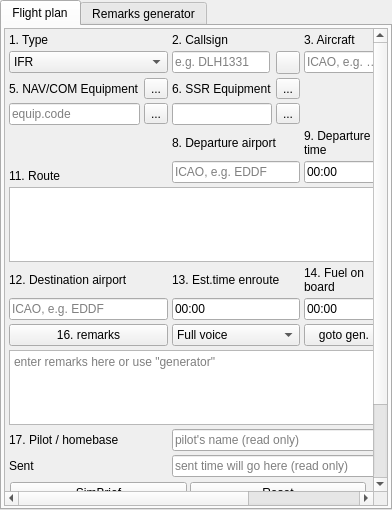
<?xml version="1.0" encoding="UTF-8"?>
<ui version="4.0">
 <class>CFlightPlanComponent</class>
 <widget class="QTabWidget" name="CFlightPlanComponent">
  <property name="geometry">
   <rect>
    <x>0</x>
    <y>0</y>
    <width>392</width>
    <height>510</height>
   </rect>
  </property>
  <property name="windowTitle">
   <string>Flight plan</string>
  </property>
  <property name="currentIndex">
   <number>0</number>
  </property>
  <widget class="QWidget" name="tb_FlightPlanMainTab">
   <attribute name="title">
    <string>Flight plan</string>
   </attribute>
   <layout class="QVBoxLayout" name="vl_FlightPlanMainTab">
    <property name="leftMargin">
     <number>2</number>
    </property>
    <property name="topMargin">
     <number>2</number>
    </property>
    <property name="rightMargin">
     <number>2</number>
    </property>
    <property name="bottomMargin">
     <number>2</number>
    </property>
    <item>
     <widget class="QScrollArea" name="sa_FlightPlanTabMain">
      <property name="widgetResizable">
       <bool>true</bool>
      </property>
      <widget class="QWidget" name="qw_FlightPlanTabMain">
       <property name="geometry">
        <rect>
         <x>0</x>
         <y>-71</y>
         <width>368</width>
         <height>548</height>
        </rect>
       </property>
       <property name="sizePolicy">
        <sizepolicy hsizetype="Preferred" vsizetype="Preferred">
         <horstretch>0</horstretch>
         <verstretch>0</verstretch>
        </sizepolicy>
       </property>
       <layout class="QVBoxLayout" name="vl_FlightPlanMainScroll">
        <property name="spacing">
         <number>0</number>
        </property>
        <property name="leftMargin">
         <number>2</number>
        </property>
        <property name="topMargin">
         <number>2</number>
        </property>
        <property name="rightMargin">
         <number>2</number>
        </property>
        <property name="bottomMargin">
         <number>2</number>
        </property>
        <item>
         <layout class="QGridLayout" name="gl_FlightPlan">
          <property name="leftMargin">
           <number>2</number>
          </property>
          <property name="topMargin">
           <number>2</number>
          </property>
          <property name="rightMargin">
           <number>2</number>
          </property>
          <property name="bottomMargin">
           <number>2</number>
          </property>
          <property name="spacing">
           <number>4</number>
          </property>
          <item row="10" column="0" colspan="4">
           <widget class="QPlainTextEdit" name="pte_Remarks">
            <property name="maximumSize">
             <size>
              <width>16777215</width>
              <height>75</height>
             </size>
            </property>
            <property name="tabChangesFocus">
             <bool>true</bool>
            </property>
            <property name="placeholderText">
             <string>enter remarks here or use &quot;generator&quot;</string>
            </property>
           </widget>
          </item>
          <item row="1" column="3">
           <widget class="QComboBox" name="cb_Wtc"/>
          </item>
          <item row="3" column="0">
           <layout class="QGridLayout" name="gl_NavComEquipment">
            <item row="0" column="4">
             <widget class="QToolButton" name="tb_EditNavComEquipment">
              <property name="toolTip">
               <string>Edit</string>
              </property>
              <property name="whatsThis">
               <string>Edit Nav/Com equipment code</string>
              </property>
              <property name="text">
               <string>...</string>
              </property>
              <property name="icon">
               <iconset resource="../../misc/misc.qrc">
                <normaloff>:/pastel/icons/pastel/16/pencil.png</normaloff>:/pastel/icons/pastel/16/pencil.png</iconset>
              </property>
             </widget>
            </item>
            <item row="0" column="3">
             <widget class="QLineEdit" name="le_NavComEquipment">
              <property name="placeholderText">
               <string>equip.code</string>
              </property>
             </widget>
            </item>
           </layout>
          </item>
          <item row="9" column="1">
           <widget class="QComboBox" name="cb_VoiceCapabilitiesFirstPage">
            <item>
             <property name="text">
              <string>Full voice</string>
             </property>
            </item>
            <item>
             <property name="text">
              <string>Text only</string>
             </property>
            </item>
            <item>
             <property name="text">
              <string>Receive voice</string>
             </property>
            </item>
           </widget>
          </item>
          <item row="0" column="1">
           <widget class="QLabel" name="lbl_Callsign">
            <property name="text">
             <string>2. Callsign</string>
            </property>
            <property name="scaledContents">
             <bool>false</bool>
            </property>
            <property name="wordWrap">
             <bool>true</bool>
            </property>
           </widget>
          </item>
          <item row="11" column="0">
           <widget class="QLabel" name="lbl_PilotsNameAndHomeBase">
            <property name="toolTip">
             <string>pilot's name</string>
            </property>
            <property name="text">
             <string>17. Pilot / homebase</string>
            </property>
            <property name="wordWrap">
             <bool>true</bool>
            </property>
           </widget>
          </item>
          <item row="6" column="0" colspan="4">
           <widget class="QPlainTextEdit" name="pte_Route">
            <property name="maximumSize">
             <size>
              <width>16777215</width>
              <height>75</height>
             </size>
            </property>
            <property name="tabChangesFocus">
             <bool>true</bool>
            </property>
           </widget>
          </item>
          <item row="4" column="2">
           <widget class="QLabel" name="lbl_TakeOffTimePlanned">
            <property name="text">
             <string>9. Departure time</string>
            </property>
            <property name="wordWrap">
             <bool>true</bool>
            </property>
           </widget>
          </item>
          <item row="3" column="3">
           <widget class="QLineEdit" name="le_CruiseTrueAirspeed">
            <property name="maxLength">
             <number>40</number>
            </property>
            <property name="placeholderText">
             <string>e.g. 100 kts</string>
            </property>
           </widget>
          </item>
          <item row="8" column="2">
           <widget class="QLineEdit" name="le_FuelOnBoard">
            <property name="inputMask">
             <string>99:99</string>
            </property>
            <property name="text">
             <string>00:00</string>
            </property>
            <property name="maxLength">
             <number>5</number>
            </property>
            <property name="placeholderText">
             <string>hh:mm e.g. 02:30</string>
            </property>
           </widget>
          </item>
          <item row="5" column="3">
           <layout class="QGridLayout" name="gl_CruiseAltitude">
            <item row="0" column="0">
             <widget class="swift::gui::CAltitudeEdit" name="lep_CrusingAltitude"/>
            </item>
            <item row="0" column="1">
             <widget class="QToolButton" name="tb_AltitudeDialog">
              <property name="toolTip">
               <string>altitude formats</string>
              </property>
              <property name="whatsThis">
               <string>altitude formats</string>
              </property>
              <property name="text">
               <string>...</string>
              </property>
              <property name="icon">
               <iconset resource="../../misc/misc.qrc">
                <normaloff>:/pastel/icons/pastel/16/help.png</normaloff>:/pastel/icons/pastel/16/help.png</iconset>
              </property>
             </widget>
            </item>
           </layout>
          </item>
          <item row="7" column="1">
           <widget class="QLabel" name="lbl_EstimatedTimeEnroute">
            <property name="toolTip">
             <string>Estimated time enroute</string>
            </property>
            <property name="text">
             <string>13. Est.time enroute</string>
            </property>
            <property name="wordWrap">
             <bool>true</bool>
            </property>
           </widget>
          </item>
          <item row="5" column="2">
           <widget class="QLineEdit" name="le_TakeOffTimePlanned">
            <property name="inputMask">
             <string>99:99</string>
            </property>
            <property name="text">
             <string>00:00</string>
            </property>
            <property name="maxLength">
             <number>5</number>
            </property>
           </widget>
          </item>
          <item row="11" column="3">
           <widget class="QLineEdit" name="le_PilotsHomeBase">
            <property name="readOnly">
             <bool>true</bool>
            </property>
            <property name="placeholderText">
             <string>homebase (read only)</string>
            </property>
           </widget>
          </item>
          <item row="1" column="1">
           <widget class="QWidget" name="wi_Callsign" native="true">
            <layout class="QHBoxLayout" name="hl_CallsignWidget">
             <property name="leftMargin">
              <number>0</number>
             </property>
             <property name="topMargin">
              <number>0</number>
             </property>
             <property name="rightMargin">
              <number>0</number>
             </property>
             <property name="bottomMargin">
              <number>0</number>
             </property>
             <item>
              <widget class="QLineEdit" name="le_Callsign">
               <property name="maxLength">
                <number>40</number>
               </property>
               <property name="readOnly">
                <bool>true</bool>
               </property>
               <property name="placeholderText">
                <string>e.g. DLH1331</string>
               </property>
              </widget>
             </item>
             <item>
              <widget class="QToolButton" name="tb_SyncWithSimulator">
               <property name="toolTip">
                <string>Synchronize with simulator</string>
               </property>
               <property name="whatsThis">
                <string>Synchronize with simulator</string>
               </property>
               <property name="icon">
                <iconset resource="../../misc/misc.qrc">
                 <normaloff>:/diagona/icons/diagona/icons/arrow-circle-225.png</normaloff>:/diagona/icons/diagona/icons/arrow-circle-225.png</iconset>
               </property>
              </widget>
             </item>
            </layout>
           </widget>
          </item>
          <item row="9" column="2">
           <widget class="QPushButton" name="pb_RemarksGenerator">
            <property name="toolTip">
             <string>goto generator page</string>
            </property>
            <property name="text">
             <string>goto gen.</string>
            </property>
           </widget>
          </item>
          <item row="12" column="0">
           <widget class="QLabel" name="lbl_LastSent">
            <property name="text">
             <string>Sent</string>
            </property>
           </widget>
          </item>
          <item row="9" column="3">
           <widget class="QPushButton" name="pb_GetFromGenerator">
            <property name="toolTip">
             <string>copy from generator page</string>
            </property>
            <property name="text">
             <string>from gen.</string>
            </property>
           </widget>
          </item>
          <item row="0" column="2">
           <widget class="QLabel" name="lbl_AircraftType">
            <property name="toolTip">
             <string>Aircraft type</string>
            </property>
            <property name="text">
             <string>3. Aircraft</string>
            </property>
            <property name="scaledContents">
             <bool>false</bool>
            </property>
            <property name="wordWrap">
             <bool>true</bool>
            </property>
           </widget>
          </item>
          <item row="0" column="0">
           <widget class="QLabel" name="lbl_Type">
            <property name="text">
             <string>1. Type</string>
            </property>
           </widget>
          </item>
          <item row="1" column="0">
           <widget class="QComboBox" name="cb_FlightRule">
            <item>
             <property name="text">
              <string>IFR</string>
             </property>
            </item>
            <item>
             <property name="text">
              <string>VFR</string>
             </property>
            </item>
            <item>
             <property name="text">
              <string>SVFR</string>
             </property>
            </item>
            <item>
             <property name="text">
              <string>DVFR</string>
             </property>
            </item>
           </widget>
          </item>
          <item row="8" column="1">
           <widget class="QLineEdit" name="le_EstimatedTimeEnroute">
            <property name="inputMask">
             <string>99:99</string>
            </property>
            <property name="text">
             <string>00:00</string>
            </property>
            <property name="placeholderText">
             <string>hh:mm e.g. 02:30</string>
            </property>
           </widget>
          </item>
          <item row="7" column="0">
           <widget class="QLabel" name="lbl_DestinationAirport">
            <property name="text">
             <string>12. Destination airport</string>
            </property>
            <property name="wordWrap">
             <bool>true</bool>
            </property>
           </widget>
          </item>
          <item row="1" column="2">
           <widget class="QLineEdit" name="le_AircraftType">
            <property name="placeholderText">
             <string>ICAO, e.g. A321</string>
            </property>
           </widget>
          </item>
          <item row="5" column="1">
           <widget class="QLineEdit" name="le_OriginAirport">
            <property name="maxLength">
             <number>4</number>
            </property>
            <property name="placeholderText">
             <string>ICAO, e.g. EDDF</string>
            </property>
           </widget>
          </item>
          <item row="4" column="3">
           <widget class="QLabel" name="lbl_CrusingAltitude">
            <property name="text">
             <string>10. Cruising altitude</string>
            </property>
            <property name="wordWrap">
             <bool>true</bool>
            </property>
           </widget>
          </item>
          <item row="2" column="3">
           <widget class="QLabel" name="lbl_CruiseTrueAirspeed">
            <property name="toolTip">
             <string>True airspeed</string>
            </property>
            <property name="text">
             <string>7. TAS</string>
            </property>
            <property name="wordWrap">
             <bool>true</bool>
            </property>
           </widget>
          </item>
          <item row="4" column="1">
           <widget class="QLabel" name="lbl_OriginAirport">
            <property name="text">
             <string>8. Departure airport</string>
            </property>
            <property name="wordWrap">
             <bool>true</bool>
            </property>
           </widget>
          </item>
          <item row="11" column="1" colspan="2">
           <widget class="QLineEdit" name="le_PilotsName">
            <property name="readOnly">
             <bool>true</bool>
            </property>
            <property name="placeholderText">
             <string>pilot's name (read only)</string>
            </property>
           </widget>
          </item>
          <item row="7" column="2">
           <widget class="QLabel" name="lbl_FuelOnBoard">
            <property name="text">
             <string>14. Fuel on board</string>
            </property>
            <property name="wordWrap">
             <bool>true</bool>
            </property>
           </widget>
          </item>
          <item row="8" column="0">
           <widget class="QLineEdit" name="le_DestinationAirport">
            <property name="maxLength">
             <number>4</number>
            </property>
            <property name="placeholderText">
             <string>ICAO, e.g. EDDF</string>
            </property>
           </widget>
          </item>
          <item row="8" column="3">
           <widget class="QLineEdit" name="le_AlternateAirport">
            <property name="maxLength">
             <number>4</number>
            </property>
            <property name="placeholderText">
             <string>ICAO, e.g. EDDF</string>
            </property>
           </widget>
          </item>
          <item row="7" column="3">
           <widget class="QLabel" name="lbl_AlternateAirport">
            <property name="text">
             <string>15. Alternate airport</string>
            </property>
            <property name="wordWrap">
             <bool>true</bool>
            </property>
           </widget>
          </item>
          <item row="9" column="0">
           <widget class="QPushButton" name="pb_Remarks">
            <property name="text">
             <string>16. remarks</string>
            </property>
           </widget>
          </item>
          <item row="12" column="1" colspan="3">
           <widget class="QLineEdit" name="le_LastSent">
            <property name="readOnly">
             <bool>true</bool>
            </property>
            <property name="placeholderText">
             <string>sent time will go here (read only)</string>
            </property>
           </widget>
          </item>
          <item row="0" column="3">
           <widget class="QLabel" name="label">
            <property name="text">
             <string>4. Wake Turbulence Category</string>
            </property>
           </widget>
          </item>
          <item row="5" column="0">
           <widget class="QLabel" name="lbl_Route">
            <property name="text">
             <string>11. Route</string>
            </property>
            <property name="alignment">
             <set>Qt::AlignBottom|Qt::AlignLeading|Qt::AlignLeft</set>
            </property>
           </widget>
          </item>
          <item row="3" column="1">
           <layout class="QGridLayout" name="gl_SsrEquipment">
            <item row="0" column="0">
             <widget class="QLineEdit" name="le_SsrEquipment"/>
            </item>
            <item row="0" column="1">
             <widget class="QToolButton" name="tb_EditSsrEquipment">
              <property name="toolTip">
               <string>Edit</string>
              </property>
              <property name="whatsThis">
               <string>Edit SSR equipment code</string>
              </property>
              <property name="text">
               <string>...</string>
              </property>
              <property name="icon">
               <iconset resource="../../misc/misc.qrc">
                <normaloff>:/pastel/icons/pastel/16/pencil.png</normaloff>:/pastel/icons/pastel/16/pencil.png</iconset>
              </property>
             </widget>
            </item>
           </layout>
          </item>
          <item row="2" column="0">
           <layout class="QHBoxLayout" name="hl_navCom">
            <item>
             <widget class="QLabel" name="lbl_NavCom">
              <property name="text">
               <string>5. NAV/COM Equipment</string>
              </property>
             </widget>
            </item>
            <item>
             <widget class="QToolButton" name="tb_NavComHelp">
              <property name="toolTip">
               <string>NAV/COM equipment overview</string>
              </property>
              <property name="whatsThis">
               <string>NAV/COM equipment overview</string>
              </property>
              <property name="text">
               <string>...</string>
              </property>
              <property name="icon">
               <iconset resource="../../misc/misc.qrc">
                <normaloff>:/pastel/icons/pastel/16/help.png</normaloff>:/pastel/icons/pastel/16/help.png</iconset>
              </property>
             </widget>
            </item>
           </layout>
          </item>
          <item row="2" column="1">
           <layout class="QHBoxLayout" name="hl_Ssr">
            <item>
             <widget class="QLabel" name="lbl_Ssr">
              <property name="text">
               <string>6. SSR Equipment</string>
              </property>
             </widget>
            </item>
            <item>
             <widget class="QToolButton" name="tb_SsrHelp">
              <property name="toolTip">
               <string>SSR equipment overview</string>
              </property>
              <property name="whatsThis">
               <string>SSR equipment overview</string>
              </property>
              <property name="text">
               <string>...</string>
              </property>
              <property name="icon">
               <iconset resource="../../misc/misc.qrc">
                <normaloff>:/pastel/icons/pastel/16/help.png</normaloff>:/pastel/icons/pastel/16/help.png</iconset>
              </property>
             </widget>
            </item>
           </layout>
          </item>
         </layout>
        </item>
        <item>
         <widget class="QWidget" name="wi_FPButtons" native="true">
          <property name="minimumSize">
           <size>
            <width>0</width>
            <height>100</height>
           </size>
          </property>
          <layout class="QGridLayout" name="gl_FPButtons">
           <property name="leftMargin">
            <number>3</number>
           </property>
           <property name="topMargin">
            <number>3</number>
           </property>
           <property name="rightMargin">
            <number>3</number>
           </property>
           <property name="bottomMargin">
            <number>3</number>
           </property>
           <property name="spacing">
            <number>3</number>
           </property>
           <item row="2" column="0">
            <widget class="QPushButton" name="pb_SaveDisk">
             <property name="toolTip">
              <string>Save to disk</string>
             </property>
             <property name="text">
              <string>Save</string>
             </property>
             <property name="icon">
              <iconset resource="../../misc/misc.qrc">
               <normaloff>:/pastel/icons/pastel/16/disk.png</normaloff>:/pastel/icons/pastel/16/disk.png</iconset>
             </property>
            </widget>
           </item>
           <item row="0" column="1">
            <widget class="QPushButton" name="pb_Reset">
             <property name="text">
              <string>&amp;Reset</string>
             </property>
             <property name="icon">
              <iconset resource="../../misc/misc.qrc">
               <normaloff>:/pastel/icons/pastel/16/arrow-refresh.png</normaloff>:/pastel/icons/pastel/16/arrow-refresh.png</iconset>
             </property>
            </widget>
           </item>
           <item row="1" column="1">
            <widget class="QPushButton" name="pb_Download">
             <property name="toolTip">
              <string>Load flight plan from network</string>
             </property>
             <property name="text">
              <string>Download</string>
             </property>
             <property name="icon">
              <iconset resource="../../misc/misc.qrc">
               <normaloff>:/diagona/icons/diagona/icons/network-cloud.png</normaloff>:/diagona/icons/diagona/icons/network-cloud.png</iconset>
             </property>
            </widget>
           </item>
           <item row="2" column="1">
            <widget class="QPushButton" name="pb_LoadDisk">
             <property name="toolTip">
              <string>Load from disk</string>
             </property>
             <property name="text">
              <string>Load</string>
             </property>
             <property name="icon">
              <iconset resource="../../misc/misc.qrc">
               <normaloff>:/pastel/icons/pastel/16/disk.png</normaloff>:/pastel/icons/pastel/16/disk.png</iconset>
             </property>
            </widget>
           </item>
           <item row="0" column="0">
            <widget class="QPushButton" name="pb_SimBrief">
             <property name="text">
              <string>SimBrief</string>
             </property>
            </widget>
           </item>
           <item row="1" column="0">
            <widget class="QPushButton" name="pb_Send">
             <property name="toolTip">
              <string>Send flight plan to network</string>
             </property>
             <property name="text">
              <string>Send</string>
             </property>
             <property name="icon">
              <iconset resource="../../misc/misc.qrc">
               <normaloff>:/diagona/icons/diagona/icons/network-cloud.png</normaloff>:/diagona/icons/diagona/icons/network-cloud.png</iconset>
             </property>
            </widget>
           </item>
           <item row="3" column="0">
            <widget class="QPushButton" name="pb_SaveTemplate">
             <property name="text">
              <string>Save template</string>
             </property>
            </widget>
           </item>
           <item row="3" column="2">
            <widget class="QPushButton" name="pb_ClearTemplate">
             <property name="text">
              <string>Clear template</string>
             </property>
            </widget>
           </item>
           <item row="3" column="1">
            <widget class="QPushButton" name="pb_LoadTemplate">
             <property name="text">
              <string>Load template</string>
             </property>
            </widget>
           </item>
          </layout>
         </widget>
        </item>
       </layout>
      </widget>
     </widget>
    </item>
   </layout>
  </widget>
  <widget class="QWidget" name="tb_RemarksGenerator">
   <attribute name="title">
    <string>Remarks generator</string>
   </attribute>
   <layout class="QVBoxLayout" name="vl_RemarksGenerator">
    <property name="leftMargin">
     <number>2</number>
    </property>
    <property name="topMargin">
     <number>2</number>
    </property>
    <property name="rightMargin">
     <number>2</number>
    </property>
    <property name="bottomMargin">
     <number>2</number>
    </property>
    <item>
     <widget class="QScrollArea" name="sa_RemarksGenerator">
      <property name="widgetResizable">
       <bool>true</bool>
      </property>
      <widget class="QWidget" name="qw_RemarksGenerator">
       <property name="geometry">
        <rect>
         <x>0</x>
         <y>0</y>
         <width>345</width>
         <height>520</height>
        </rect>
       </property>
       <layout class="QVBoxLayout" name="vl_RemarksGeneratorScroll">
        <property name="spacing">
         <number>0</number>
        </property>
        <property name="leftMargin">
         <number>0</number>
        </property>
        <property name="topMargin">
         <number>0</number>
        </property>
        <property name="rightMargin">
         <number>0</number>
        </property>
        <property name="bottomMargin">
         <number>0</number>
        </property>
        <item>
         <layout class="QGridLayout" name="gl_RemarksGenerator">
          <property name="leftMargin">
           <number>2</number>
          </property>
          <property name="topMargin">
           <number>2</number>
          </property>
          <property name="rightMargin">
           <number>2</number>
          </property>
          <property name="bottomMargin">
           <number>2</number>
          </property>
          <property name="spacing">
           <number>6</number>
          </property>
          <item row="5" column="1">
           <widget class="QComboBox" name="cb_VoiceCapabilities">
            <item>
             <property name="text">
              <string>Full voice</string>
             </property>
            </item>
            <item>
             <property name="text">
              <string>Text only</string>
             </property>
            </item>
            <item>
             <property name="text">
              <string>Receive voice</string>
             </property>
            </item>
           </widget>
          </item>
          <item row="1" column="0">
           <widget class="QLabel" name="lbl_AircraftRegistration">
            <property name="text">
             <string>Aircraft registration</string>
            </property>
            <property name="wordWrap">
             <bool>false</bool>
            </property>
           </widget>
          </item>
          <item row="8" column="0">
           <widget class="QLabel" name="lbl_RemarksGenerated">
            <property name="text">
             <string>Remarks</string>
            </property>
            <property name="alignment">
             <set>Qt::AlignLeading|Qt::AlignLeft|Qt::AlignTop</set>
            </property>
           </widget>
          </item>
          <item row="4" column="1">
           <widget class="QComboBox" name="cb_PerformanceCategory">
            <property name="toolTip">
             <string>Final Approach Speed</string>
            </property>
            <item>
             <property name="text">
              <string>VFR - not required</string>
             </property>
            </item>
            <item>
             <property name="text">
              <string>A: below 91kts</string>
             </property>
            </item>
            <item>
             <property name="text">
              <string>B: 91-120kts</string>
             </property>
            </item>
            <item>
             <property name="text">
              <string>C: 121-140kts</string>
             </property>
            </item>
            <item>
             <property name="text">
              <string>D: 141-165kts</string>
             </property>
            </item>
            <item>
             <property name="text">
              <string>E: 166-210kts</string>
             </property>
            </item>
           </widget>
          </item>
          <item row="2" column="0">
           <widget class="QLabel" name="lbl_SidsStars">
            <property name="text">
             <string>SIDs / STARs</string>
            </property>
           </widget>
          </item>
          <item row="7" column="0">
           <widget class="QLabel" name="lbl_Selcal">
            <property name="text">
             <string>SELCAL</string>
            </property>
           </widget>
          </item>
          <item row="0" column="1">
           <widget class="QLineEdit" name="le_AirlineOperator"/>
          </item>
          <item row="2" column="1">
           <widget class="QCheckBox" name="cb_NoSidsStarts">
            <property name="text">
             <string>no SIDs / STARs</string>
            </property>
           </widget>
          </item>
          <item row="6" column="1">
           <widget class="QComboBox" name="cb_PilotRating">
            <item>
             <property name="text">
              <string>P0 - unrated</string>
             </property>
            </item>
            <item>
             <property name="text">
              <string>P1</string>
             </property>
            </item>
            <item>
             <property name="text">
              <string>P2</string>
             </property>
            </item>
            <item>
             <property name="text">
              <string>P3</string>
             </property>
            </item>
            <item>
             <property name="text">
              <string>P4</string>
             </property>
            </item>
            <item>
             <property name="text">
              <string>P5</string>
             </property>
            </item>
           </widget>
          </item>
          <item row="8" column="1">
           <widget class="QPlainTextEdit" name="pte_RemarksGenerated">
            <property name="maximumSize">
             <size>
              <width>16777215</width>
              <height>75</height>
             </size>
            </property>
            <property name="readOnly">
             <bool>true</bool>
            </property>
            <property name="placeholderText">
             <string>generated remarks</string>
            </property>
           </widget>
          </item>
          <item row="10" column="1">
           <widget class="QPlainTextEdit" name="pte_AdditionalRemarks">
            <property name="maximumSize">
             <size>
              <width>16777215</width>
              <height>75</height>
             </size>
            </property>
            <property name="placeholderText">
             <string>simulator related remarks</string>
            </property>
           </widget>
          </item>
          <item row="0" column="0">
           <widget class="QLabel" name="lbl_AirlineOperator">
            <property name="text">
             <string>Airline operator</string>
            </property>
            <property name="wordWrap">
             <bool>true</bool>
            </property>
           </widget>
          </item>
          <item row="4" column="0">
           <widget class="QLabel" name="lbl_PerformanceCategory">
            <property name="text">
             <string>Performance category</string>
            </property>
            <property name="wordWrap">
             <bool>true</bool>
            </property>
           </widget>
          </item>
          <item row="12" column="1">
           <widget class="QFrame" name="fr_Buttons">
            <property name="frameShape">
             <enum>QFrame::StyledPanel</enum>
            </property>
            <property name="frameShadow">
             <enum>QFrame::Raised</enum>
            </property>
            <layout class="QGridLayout" name="gridLayout_2">
             <item row="0" column="1" alignment="Qt::AlignRight">
              <widget class="QPushButton" name="pb_CopyOver">
               <property name="text">
                <string>Copy over</string>
               </property>
              </widget>
             </item>
            </layout>
           </widget>
          </item>
          <item row="3" column="1">
           <widget class="QComboBox" name="cb_RequiredNavigationPerformance">
            <item>
             <property name="text">
              <string>VFR - not required</string>
             </property>
            </item>
            <item>
             <property name="text">
              <string>10 miles radius</string>
             </property>
            </item>
            <item>
             <property name="text">
              <string>4 miles radius</string>
             </property>
            </item>
           </widget>
          </item>
          <item row="1" column="1">
           <widget class="QLineEdit" name="le_AircraftRegistration"/>
          </item>
          <item row="3" column="0">
           <widget class="QLabel" name="lbl_RequiredNavigationPerformance">
            <property name="text">
             <string>Required Navigation Performance</string>
            </property>
            <property name="wordWrap">
             <bool>true</bool>
            </property>
           </widget>
          </item>
          <item row="6" column="0">
           <widget class="QLabel" name="lbl_PilotRating">
            <property name="text">
             <string>Pilot rating</string>
            </property>
           </widget>
          </item>
          <item row="7" column="1">
           <widget class="swift::gui::components::CSelcalCodeSelector" name="frp_SelcalCode"/>
          </item>
          <item row="5" column="0">
           <widget class="QLabel" name="lbl_VoiceCapabilities">
            <property name="text">
             <string>Voice capabilities</string>
            </property>
            <property name="wordWrap">
             <bool>true</bool>
            </property>
           </widget>
          </item>
          <item row="10" column="0" alignment="Qt::AlignTop">
           <widget class="QPushButton" name="pb_AddRemarks">
            <property name="text">
             <string>add.remarks</string>
            </property>
           </widget>
          </item>
         </layout>
        </item>
       </layout>
      </widget>
     </widget>
    </item>
   </layout>
  </widget>
 </widget>
 <customwidgets>
  <customwidget>
   <class>swift::gui::components::CSelcalCodeSelector</class>
   <extends>QFrame</extends>
   <header>gui/components/selcalcodeselector.h</header>
   <container>1</container>
  </customwidget>
  <customwidget>
   <class>swift::gui::CAltitudeEdit</class>
   <extends>QLineEdit</extends>
   <header>gui/altitudeedit.h</header>
  </customwidget>
 </customwidgets>
 <tabstops>
  <tabstop>cb_FlightRule</tabstop>
  <tabstop>le_Callsign</tabstop>
  <tabstop>le_AircraftType</tabstop>
  <tabstop>cb_Wtc</tabstop>
  <tabstop>tb_EditNavComEquipment</tabstop>
  <tabstop>tb_EditSsrEquipment</tabstop>
  <tabstop>le_CruiseTrueAirspeed</tabstop>
  <tabstop>le_OriginAirport</tabstop>
  <tabstop>le_TakeOffTimePlanned</tabstop>
  <tabstop>lep_CrusingAltitude</tabstop>
  <tabstop>pte_Route</tabstop>
  <tabstop>le_DestinationAirport</tabstop>
  <tabstop>le_EstimatedTimeEnroute</tabstop>
  <tabstop>le_FuelOnBoard</tabstop>
  <tabstop>le_AlternateAirport</tabstop>
  <tabstop>pte_Remarks</tabstop>
  <tabstop>pb_GetFromGenerator</tabstop>
  <tabstop>le_PilotsName</tabstop>
  <tabstop>le_PilotsHomeBase</tabstop>
  <tabstop>le_LastSent</tabstop>
  <tabstop>pb_SimBrief</tabstop>
  <tabstop>pb_Reset</tabstop>
  <tabstop>pb_Send</tabstop>
  <tabstop>pb_Download</tabstop>
  <tabstop>pb_SaveDisk</tabstop>
  <tabstop>pb_LoadDisk</tabstop>
  <tabstop>pb_SaveTemplate</tabstop>
  <tabstop>pb_LoadTemplate</tabstop>
  <tabstop>pb_ClearTemplate</tabstop>
  <tabstop>sa_RemarksGenerator</tabstop>
  <tabstop>le_AirlineOperator</tabstop>
  <tabstop>le_AircraftRegistration</tabstop>
  <tabstop>cb_NoSidsStarts</tabstop>
  <tabstop>cb_RequiredNavigationPerformance</tabstop>
  <tabstop>cb_PerformanceCategory</tabstop>
  <tabstop>cb_VoiceCapabilities</tabstop>
  <tabstop>cb_PilotRating</tabstop>
  <tabstop>pte_RemarksGenerated</tabstop>
  <tabstop>pb_AddRemarks</tabstop>
  <tabstop>pte_AdditionalRemarks</tabstop>
  <tabstop>pb_CopyOver</tabstop>
  <tabstop>tb_SyncWithSimulator</tabstop>
  <tabstop>le_NavComEquipment</tabstop>
  <tabstop>tb_AltitudeDialog</tabstop>
  <tabstop>sa_FlightPlanTabMain</tabstop>
  <tabstop>cb_VoiceCapabilitiesFirstPage</tabstop>
  <tabstop>pb_Remarks</tabstop>
  <tabstop>le_SsrEquipment</tabstop>
  <tabstop>pb_RemarksGenerator</tabstop>
  <tabstop>tb_NavComHelp</tabstop>
  <tabstop>tb_SsrHelp</tabstop>
 </tabstops>
 <resources>
  <include location="../../misc/misc.qrc"/>
 </resources>
 <connections/>
</ui>
